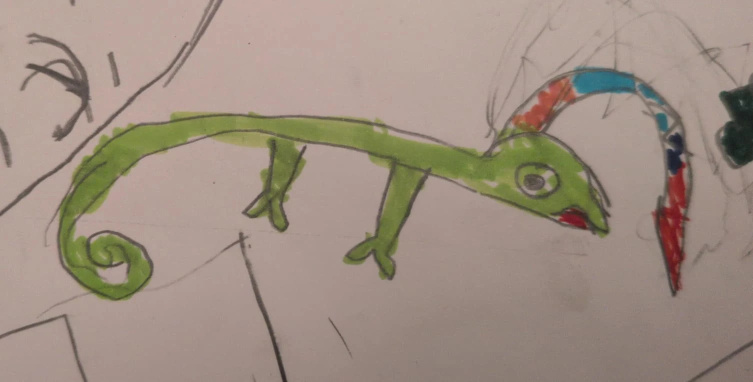
#> input picture drawings/zikit-4-chameleon.webp, 1506 x 764 px (shown at 1/2 size); its folder holds 5 pictures in this run; the run also reads 1 picture not shown here
$ python zikit-cutouts.py
#> lines starting #> are read from the running program, lines starting #| are printed output that depends on the picture; after the words box and inside, x2 and y2 are one past the last pixel; in counts of white or black regions, pixels touching at a corner belong together
#!/usr/bin/env python3
"""Cuts the drawing for "הזיקית בורחת" (zikit.html) into game sprites.

    python3 scripts/zikit-cutouts.py [--debug DIR]

Needs numpy, opencv-python-headless and pillow. Reads the four photographs in drawings/
(never changes them) and writes src/assets/zikit/{chameleon,monster,forest}.webp, plus
src/zikit-rig.json, which says where every piece sits and where it hinges, and
design/zikit-parts.webp, a sheet showing the page next to every piece cut from it.

Nothing here is redrawn. Each sprite is the kid's own marker and pencil strokes:
  1. the photo's uneven light is divided out, so bare paper becomes one flat colour;
  2. a hand-traced polygon says which strokes belong to which piece (the page is full of
     other pencil lines that pass right next to the characters);
  3. ink keeps its own strength as transparency, and whatever the ink encloses becomes
     opaque paper, so a character is not see-through where the marker missed a spot;
  4. where one piece is hinged under another (a leg under the belly, the tail under the
     body) its hidden end is continued by mirroring its own strokes across the cut, so
     nothing gapes when it swings.
All coordinates below are pixels in the original photographs.
"""
import argparse, json
from pathlib import Path
import numpy as np, cv2
from PIL import Image

ROOT = Path(__file__).resolve().parent.parent
DRAW = ROOT / 'drawings'
OUT = ROOT / 'src' / 'assets' / 'zikit'
PAPER = np.array([248, 245, 236], np.float32) / 255      # --paper in src/kit/shell.css


# ---------- reading the photographs ----------
def load(name):
    return np.asarray(Image.open(DRAW / name).convert('RGB')).astype(np.float32) / 255

def _poly_terms(h, w, deg, step=1):
    ys, xs = np.mgrid[0:h:step, 0:w:step].astype(np.float32)
    x = xs / w * 2 - 1; y = ys / h * 2 - 1
    return np.stack([x ** i * y ** j for i in range(deg + 1) for j in range(deg + 1 - i)], -1)

def normalize(img, deg=3, iters=6, sigma=40):
    """Divide out the photo's lighting: bare paper becomes (1, 1, 1) everywhere."""
    h, w, _ = img.shape
    step = 4
    small = img[::step, ::step]
    T = _poly_terms(h, w, deg, step)
    A = T.reshape(-1, T.shape[-1]); Y = small.reshape(-1, 3)
    lum = Y.mean(1)
    keep = lum > np.percentile(lum, 45)
    for _ in range(iters):
        coef, *_ = np.linalg.lstsq(A[keep], Y[keep], rcond=None)
        keep = np.abs(Y - A @ coef).max(1) < .035
    B = (_poly_terms(h, w, deg) @ coef).astype(np.float32)
    res = img - B
    paper = (np.abs(res).max(2) < .05).astype(np.float32)
    paper = cv2.erode(paper, np.ones((7, 7), np.uint8))
    num = cv2.GaussianBlur(res * paper[..., None], (0, 0), sigma)
    den = cv2.GaussianBlur(paper, (0, 0), sigma)
    corr = num / np.maximum(den, 1e-3)[..., None]
    corr *= np.clip(den * 6, 0, 1)[..., None]       # no bare paper nearby: trust the smooth fit
    return np.clip(img / np.clip(B + corr, .05, 1.5), 0, 1.25)


# ---------- masks ----------
def poly_mask(shape, poly):
    m = np.zeros(shape[:2], np.uint8)
    cv2.fillPoly(m, [np.round(np.array(poly, np.float32) * 8).astype(np.int32)], 255, lineType=cv2.LINE_AA, shift=3)
    return m.astype(np.float32) / 255

def union(shape, polys):
    m = np.zeros(shape[:2], np.float32)
    for p in polys: m = np.maximum(m, poly_mask(shape, p))
    return m

def smoothstep(lo, hi, x):
    t = np.clip((x - lo) / (hi - lo), 0, 1)
    return t * t * (3 - 2 * t)

def grow(mask, px=2):
    """A piece that is drawn underneath its neighbour reaches a hair under it, so no seam shows."""
    return cv2.dilate(mask, cv2.getStructuringElement(cv2.MORPH_ELLIPSE, (px * 2 + 1, px * 2 + 1)))

# [8 lines left out: function strip, not called in this run]


# ---------- cutting ----------
def cutout(N, mask, lo=.07, hi=.2, close=5, min_area=60, solid=(), hollow=(), fill=True):
    """RGBA of the drawing under `mask`: ink by its own strength, enclosed paper opaque."""
    h, w, _ = N.shape
    d = np.clip(1 - N.min(2), 0, 1)                   # 0 on bare paper, 1 under full ink
    a = smoothstep(lo, hi, d) * mask
    strong = (a > .35).astype(np.uint8)
    n, lab, stats, _ = cv2.connectedComponentsWithStats(cv2.dilate(strong, np.ones((5, 5), np.uint8)), connectivity=8)
    dust = np.isin(lab, np.where(stats[:, cv2.CC_STAT_AREA] < min_area)[0]) & (lab > 0)
    a[dust] = 0
    a = np.where(a < .04, 0, a)
    inside = np.zeros((h, w), np.float32)
    if fill:
        barrier = (a > .45).astype(np.uint8)
        if close:
            k = cv2.getStructuringElement(cv2.MORPH_ELLIPSE, (close * 2 + 1, close * 2 + 1))
            barrier = cv2.morphologyEx(barrier, cv2.MORPH_CLOSE, k)
        free = (barrier == 0).astype(np.uint8)
        free[mask < .5] = 1
        ff = cv2.copyMakeBorder(free, 1, 1, 1, 1, cv2.BORDER_CONSTANT, value=1)
        cv2.floodFill(ff, None, (0, 0), 2)
        inside = ((ff[1:-1, 1:-1] != 2) & (mask >= .5)).astype(np.float32)
    for p in solid: inside = np.maximum(inside, poly_mask(N.shape, p) * (mask >= .5))
    for p in hollow: inside = inside * (1 - poly_mask(N.shape, p))
    alpha = np.maximum(a, cv2.GaussianBlur(inside, (0, 0), .7) * inside)
    safe = np.maximum(a, 1e-3)[..., None]
    ink = np.clip((N - (1 - safe)) / safe, 0, 1)      # the ink's own colour, without the paper behind it
    rgb = np.where(inside[..., None] > .5, np.clip(N, 0, 1), ink)
    return np.dstack([rgb, alpha]).astype(np.float32)

def mirror_under(part, a, b, depth, side, cover):
    """Continue a piece past its cut line a→b by mirroring its own strokes across the line.
    `side` (+1 / -1) picks which side of the line gets the continuation; it only goes where
    `cover` (the piece drawn on top) is opaque, so at rest none of it shows."""
    h, w, _ = part.shape
    a = np.array(a, np.float32); b = np.array(b, np.float32)
    t = (b - a) / np.hypot(*(b - a)); n = np.array([-t[1], t[0]]) * side
    ys, xs = np.mgrid[0:h, 0:w].astype(np.float32)
    rel = np.stack([xs - a[0], ys - a[1]], -1)
    dist = rel @ n; along = rel @ t
    zone = (dist > 0) & (dist <= depth) & (along >= -2) & (along <= np.hypot(*(b - a)) + 2)
    sx = xs - 2 * dist * n[0]; sy = ys - 2 * dist * n[1]
    pm = part.copy(); pm[..., :3] *= pm[..., 3:4]
    src = cv2.remap(pm, sx, sy, cv2.INTER_LINEAR, borderMode=cv2.BORDER_CONSTANT, borderValue=0)
    src[..., :3] /= np.maximum(src[..., 3:4], 1e-4)
    out = part.copy()
    take = zone & (src[..., 3] > out[..., 3]) & (cover > .6)
    out[take] = src[take]
    return out

def split(rgba, mask):
    out = rgba.copy(); out[..., 3] *= mask
    return out

def bbox(alpha, pad=2, thr=.02):
    ys, xs = np.where(alpha > thr); h, w = alpha.shape
    return max(0, int(xs.min()) - pad), max(0, int(ys.min()) - pad), min(w, int(xs.max()) + 1 + pad), min(h, int(ys.max()) + 1 + pad)

def resize_rgba(rgba, scale):
    if scale == 1: return rgba
    pm = rgba.copy(); pm[..., :3] *= pm[..., 3:4]
    h, w = rgba.shape[:2]
    size = (max(1, round(w * scale)), max(1, round(h * scale)))
    pm = cv2.resize(pm, size, interpolation=cv2.INTER_AREA if scale < 1 else cv2.INTER_CUBIC)
    pm = np.clip(pm, 0, 1)
    pm[..., :3] /= np.maximum(pm[..., 3:4], 1e-4)
    return np.clip(pm, 0, 1)


# ---------- the chameleon: drawings/zikit-4-chameleon.webp ----------
CHAM = dict(
    whole=[(106,480),(108,440),(118,398),(132,362),(150,326),(172,300),(196,276),(222,254),(250,240),(290,230),(335,216),
           (560,216),(640,222),(720,228),(770,236),(800,246),(850,262),(900,280),(945,298),
           (952,296),(975,265),(1000,235),(1030,205),(1065,170),(1102,145),(1148,124),(1200,116),(1255,121),(1298,140),(1335,176),(1366,224),(1384,276),(1394,330),(1396,385),(1390,440),(1380,505),(1366,565),(1356,600),(1338,598),
           (1322,540),(1300,470),(1290,440),(1296,395),(1318,372),(1322,330),(1318,290),(1305,258),(1285,234),(1255,212),(1200,198),(1155,202),(1120,222),(1097,252),(1090,262),
           (1120,268),(1160,298),(1198,343),(1226,385),(1236,430),(1232,468),(1215,482),
           (1195,482),(1150,470),(1100,450),(1050,427),(1000,404),(960,387),(930,374),(900,362),(875,354),
           (870,358),(858,400),(864,470),(864,525),(848,550),(825,574),(778,574),(752,548),(735,532),(700,544),(676,530),(678,500),(722,478),(742,455),(750,400),(748,345),(725,322),(700,312),
           (650,298),(625,292),(624,330),(602,372),(600,400),(592,418),(594,452),(574,477),(545,474),(526,447),(505,442),(480,438),(472,420),(495,400),(513,385),(508,340),(516,300),
           (470,294),(430,287),(390,280),(350,290),(318,305),(290,320),(268,345),(250,372),(238,405),(232,435),(240,455),(268,462),(292,480),(308,510),(310,550),(296,585),(270,606),(238,616),(205,616),(170,605),(142,585),(122,558),(110,525)],
    # the colourful hair: everything above the top of the head
    hair=[(952,300),(952,296),(975,265),(1000,235),(1030,205),(1065,170),(1102,145),(1148,124),(1200,116),(1255,121),(1298,140),(1335,176),(1366,224),(1384,276),(1394,330),(1396,385),(1390,440),(1380,505),(1366,565),(1356,600),(1338,598),
          (1322,540),(1300,470),(1290,440),(1296,395),(1318,372),(1322,330),(1318,290),(1305,258),(1285,234),(1255,212),(1200,198),(1155,202),(1120,222),(1097,252),(1090,262),(1075,256),(1040,264),(1000,284),(958,301)],
    hair_root=((958, 301), (1090, 259)),               # the cut along the top of the head
    # the hair bends at three places along its arc: (outer edge, inner edge) of each cut
    hair_cuts=[((1118,140),(1132,222)), ((1322,168),(1272,222)), ((1396,345),(1312,345))],
    hair_tip=(1346, 590),
    leg_back=[(512,280),(548,279),(580,287),(628,299),(624,330),(602,372),(600,400),(592,418),(594,452),(574,477),(545,474),(526,447),(505,442),(480,438),(472,420),(495,400),(513,385),(508,340),(514,300)],
    leg_back_cut=((540, 281), (622, 297)), leg_back_hip=(578, 286),
    leg_front=[(745,322),(780,331),(820,342),(872,358),(858,400),(864,470),(864,525),(848,550),(825,574),(778,574),(752,548),(735,532),(700,544),(676,530),(678,500),(722,478),(742,455),(750,400),(748,345)],
    leg_front_cut=((770, 328), (866, 356)), leg_front_hip=(815, 340),
    tail_x=338, tail_pivot=(338, 262),
    ground=(790, 562),                                  # under the front foot: the sprite's origin
    mouth=(1178, 446), eye=(1072, 362),
    scale=.5,
)

def build_chameleon(dbg):
    N = normalize(load('zikit-4-chameleon.webp'))
#> in normalize, `h, w, _ = img.shape`: h = 764; w = 1506
#> in _poly_terms, `ys, xs = np.mgrid[0:h:step, 0:w:step].astype(np.float32)`:
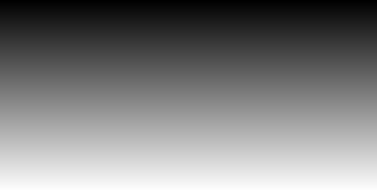
#> ys: shape (191, 377) float32; min 0, max 760, mean 380; drawn with min black and max white
#> in _poly_terms, `ys, xs = np.mgrid[0:h:step, 0:w:step].astype(np.float32)`:
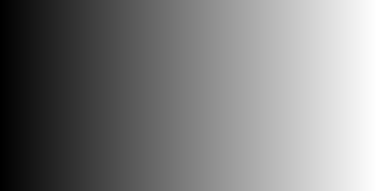
#> xs: shape (191, 377) float32; min 0, max 1504, mean 752; drawn with min black and max white
#> in normalize, `B = (_poly_terms(h, w, deg) @ coef).astype(np.float32)`:
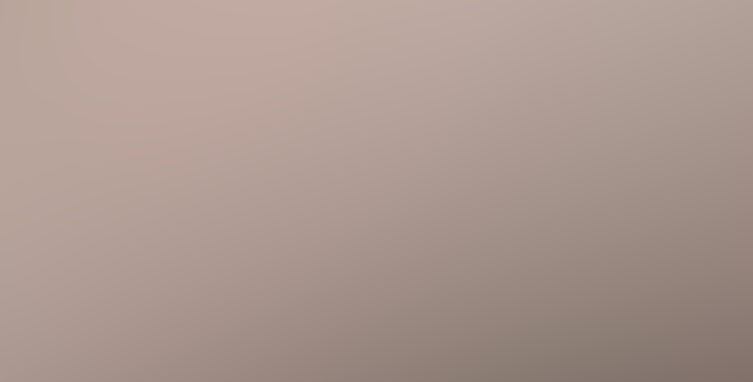
#> B: shape (764, 1506, 3) float32 (shown at 1/2 size); mean of channels 0, 1, 2 0.671, 0.597, 0.565; drawn as R, G, B
#> in normalize, `res = img - B`:
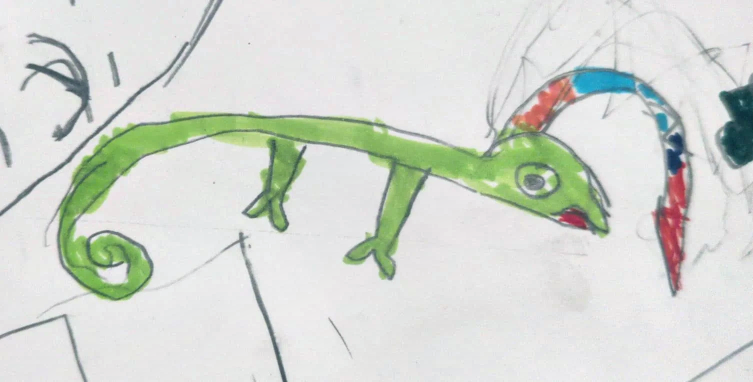
#> res: shape (764, 1506, 3) float32 (shown at 1/2 size); mean of channels 0, 1, 2 -0.0485, -0.0364, -0.0551; drawn with min black and max white
#> in normalize, `paper = (np.abs(res).max(2) < .05).astype(np.float32)`:
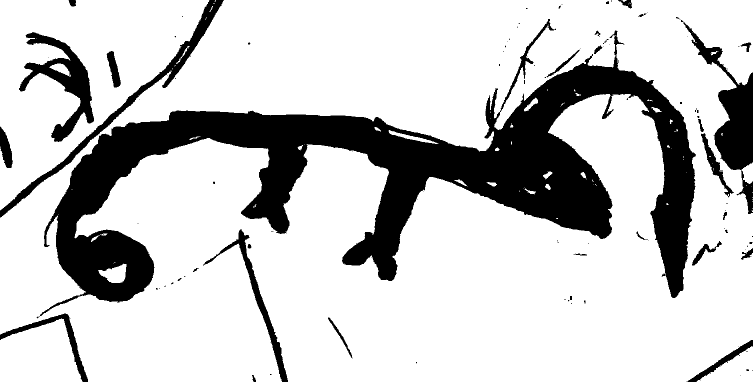
#> paper: shape (764, 1506) float32 (shown at 1/2 size); values 0 (black) and 1 (white), 78.8% white; 116 black regions (82 under 20 px), largest, box (x1, y1, x2, y2) and area: (78, 38, 1392, 633) 195539, (1362, 40, 1506, 340) 12597, (38, 64, 188, 284) 9908
#> in normalize, `num = cv2.GaussianBlur(res * paper[..., None], (0, 0), sigma)`:
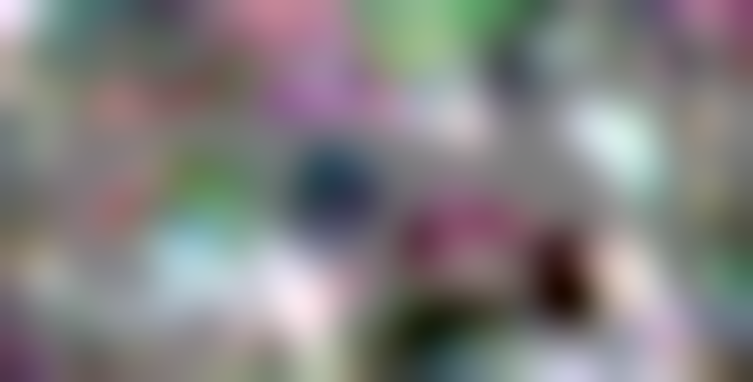
#> num: shape (764, 1506, 3) float32 (shown at 1/2 size); mean of channels 0, 1, 2 0.000577, 0.000381, 0.000391; drawn with min black and max white
#> in normalize, `den = cv2.GaussianBlur(paper, (0, 0), sigma)`:
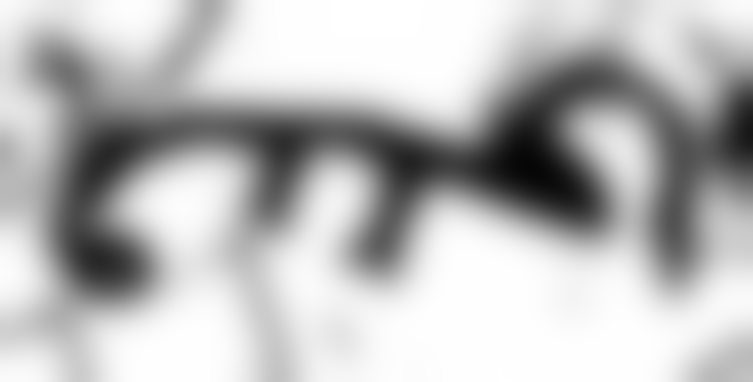
#> den: shape (764, 1506) float32 (shown at 1/2 size); min 0.024, max 1, mean 0.734
#> (the rest of the program and of its run is left out)
